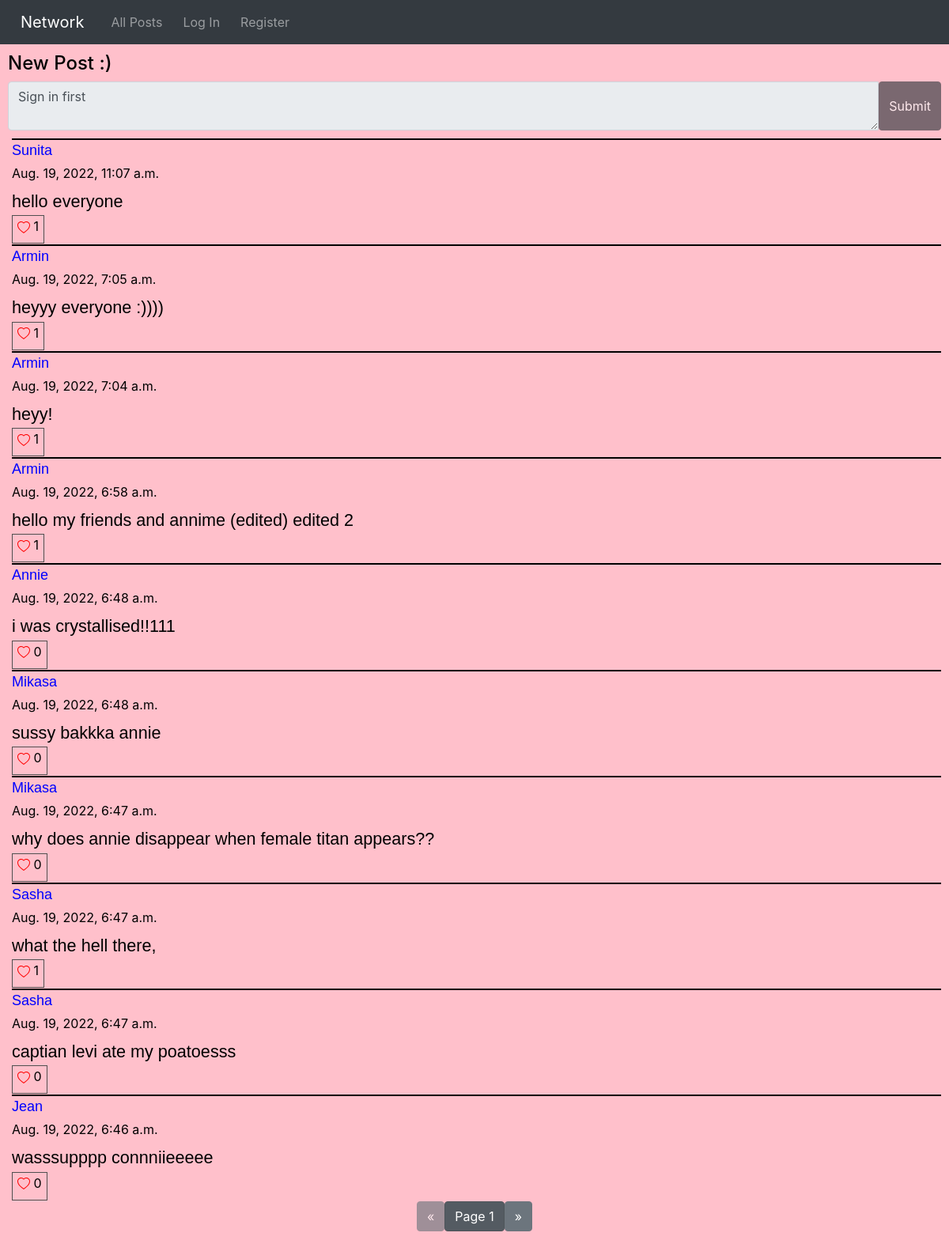
The page / on the database its author committed.
### network/models.py (models this page shows, shortened)
class Posts(models.Model):
    content = models.TextField(blank=False)
    user = models.ForeignKey(User, on_delete=models.CASCADE, related_name="user_posts")
    like = models.IntegerField(default=0)
    time = models.DateTimeField(auto_now_add=True)

class User(AbstractUser):
    pass

### network/views.py (the view)
# urls.py: path("", views.index, name="index"),
def index(request):
    posts = get_page(1)
    liked_posts = liked_list(posts, request.user)
    return render(request, "network/index.html", {
        "posts": posts,
        "liked_posts": liked_posts,
        "pages": "page"
    })

### network/views.py (called while the page is built)
def liked_list(posts, user):
    liked_posts = []
    for post in posts:
        for p in post.liked_usr.all():
            for usr in p.liked_users.all():
                if usr == user:
                    liked_posts.append(post.id)
    return liked_posts

def get_page(page_id):
    posts = Posts.objects.all().order_by('-time')
    return Paginator(posts, 10).page(page_id)

### network/templates/network/index.html (shortened to what this page needs)
{% extends "network/layout.html" %}
{% load static %}
{% block body %}
    <div id="all_posts">
        {% if request.user.is_authenticated %}
            <div id="post-form">
                <h4>New Post :)</h4>
                <form action="{% url 'new-post' %}" method="POST">
                    {% csrf_token %}
                    <div class="input-group">
                        <textarea class="form-control" aria-label="With textarea" name="content"></textarea>
                        <input type="submit" class="btn btn-dark" value="Submit">
                    </div>
                </form>
            </div>
        {% else %}
        <div id="post-form">
            <h4>New Post :)</h4>
            <form>
                <div class="input-group">
                    <textarea class="form-control" aria-label="With textarea" name="content" disabled>Sign in first</textarea>
                    <input type="submit" class="btn btn-dark" disabled value="Submit">
                </div>
            </form>
        </div>
        {% endif %}
        <div id="posts">
            {% for post in posts %}
                <div class="post-item post-content" id="post-item-{{ post.id }}">
                        <p class="post-user">
                            <a href="{% url 'user-posts' post.user.id 1 %}" class="post-user"> {{ post.user }}</a>
                        </p>
                        <label class="time-data">{{ post.time }}</label>
                        <br/>
                        <div class="post-text" id="post-text-{{ post.id }}">{{ post.content }}</div>
                        {% if user.is_authenticated %}
                            {% if post.id in liked_posts %}
                                <div id="like-btn-{{ post.id }}">
                                    <button class="like-btn" onclick="like_post('{{ post.id }}');">
                                        <svg xmlns="http://www.w3.org/2000/svg" width="16" height="16" fill="red" class="bi bi-heart-fill" viewBox="0 0 16 16">
                                            <path fill-rule="evenodd" d="M8 1.314C12.438-3.248 23.534 4.735 8 15-7.534 4.736 3.562-3.248 8 1.314z"/>
                                        </svg>
                                        <label class="bi-heart" id="like-no-{{ post.id }}">{{ post.like }}</label>
                                    </button>
                                </div>
                            {% else %}
                                <div id="like-btn-{{ post.id }}">
                                    <button class="like-btn" onclick="like_post('{{ post.id }}');">
                                        <svg xmlns="http://www.w3.org/2000/svg" width="16" height="16" fill="red" class="bi bi-heart" viewBox="0 0 16 16">
                                            <path d="m8 2.748-.717-.737C5.6.281 2.514.878 1.4 3.053c-.523 1.023-.641 2.5.314 4.385.92 1.815 2.834 3.989 6.286 6.357 3.452-2.368 5.365-4.542 6.286-6.357.955-1.886.838-3.362.314-4.385C13.486.878 10.4.28 8.717 2.01L8 2.748zM8 15C-7.333 4.868 3.279-3.04 7.824 1.143c.06.055.119.112.176.171a3.12 3.12 0 0 1 .176-.17C12.72-3.042 23.333 4.867 8 15z"/>
                                        </svg>
                                        <label class="bi-heart" id="like-no-{{ post.id }}">{{ post.like }}</label>
                                    </button>
                                </div>
                            {% endif %}
                        {% else %}
                        <div id="like-btn-{{ post.id }}">
                            <button class="like-btn" onclick="alert('You must me signed in to like posts');">
                                <label class="bi-heart" id="like-no-{{ post.id }}">{{ post.like }}</label>
                            </button>
                        </div>
                        {% endif %}
                </div>
            {% endfor %}
        </div>
    </div>
    <nav aria-label="Page navigation">
            <ul class="pagination justify-content-center">
            {% if posts.has_previous %}
            <li>
                <a href="{% url pages posts.previous_page_number %}">
                <button class="btn btn-secondary"> &laquo; </button>
                </a>
            </li>
            {% else %}
            <li>
                <button class="btn btn-secondary" disabled> &laquo; </button>
            </li>
            {% endif %}
            <li>
                <a href="#">
                    <button class="btn btn-secondary active">Page {{ posts.number }}</button>
                </a>
            </li>
            {% if posts.has_next %}
            <li>
                <a href="{% url pages posts.next_page_number %}">
                    <button class="btn btn-secondary"> &raquo; </button>
                </a>
            </li>
            {% else %}
                <li>
                    <button class="btn btn-secondary" disabled> &raquo; </button>
                </li>
            {% endif %}
            </ul>
    </nav>
{% endblock %}

### network/static/network/styles.css (style rules this page uses)
body { background-color: pink; color: black; }
#post-form { color: black; margin: 10px; }
#posts { margin-left: 10px; margin-right: 10px; }
.post-item { border-top: 2px solid black; font-size: large; }
.post-content { color: black; margin-left: 5px; margin-bottom: 1px; }
.time-data { color: black; font-size: medium; margin-top: 1px; }
.like-btn { background-color: transparent; border: 1px solid #505050; font-size: medium; }
.post-text { font-family: 'Lucida Sans', 'Lucida Sans Regular', 'Lucida Grande', 'Lucida Sans Unicode', Geneva, Verdana, sans-serif; font-size: larger; margin-bottom: 1px; }
.post-user { color: blue; font-family: sans-serif; text-transform: capitalize; font-size: large; margin-bottom: 1px; }

### rows shown on the page
Posts: user "Sunita", time "Aug. 19, 2022, 11:07 a.m.", content "hello everyone", like "1"
Posts: user "Armin", time "Aug. 19, 2022, 7:05 a.m.", content "heyyy everyone :))))", like "1"
Posts: user "Armin", time "Aug. 19, 2022, 7:04 a.m.", content "heyy!", like "1"
Posts: user "Armin", time "Aug. 19, 2022, 6:58 a.m.", content "hello my friends and annime (edited) edited 2", like "1"
Posts: user "Annie", time "Aug. 19, 2022, 6:48 a.m.", content "i was crystallised!!111", like "0"
Posts: user "Mikasa", time "Aug. 19, 2022, 6:48 a.m.", content "sussy bakkka annie", like "0"
Posts: user "Mikasa", time "Aug. 19, 2022, 6:47 a.m.", content "why does annie disappear when female titan appears??", like "0"
Posts: user "Sasha", time "Aug. 19, 2022, 6:47 a.m.", content "what the hell there,", like "1"
Posts: user "Sasha", time "Aug. 19, 2022, 6:47 a.m.", content "captian levi ate my poatoesss", like "0"
Posts: user "Jean", time "Aug. 19, 2022, 6:46 a.m.", content "wasssupppp connniieeeee", like "0"

### other values the page prints
{{ posts.number }} "1"
